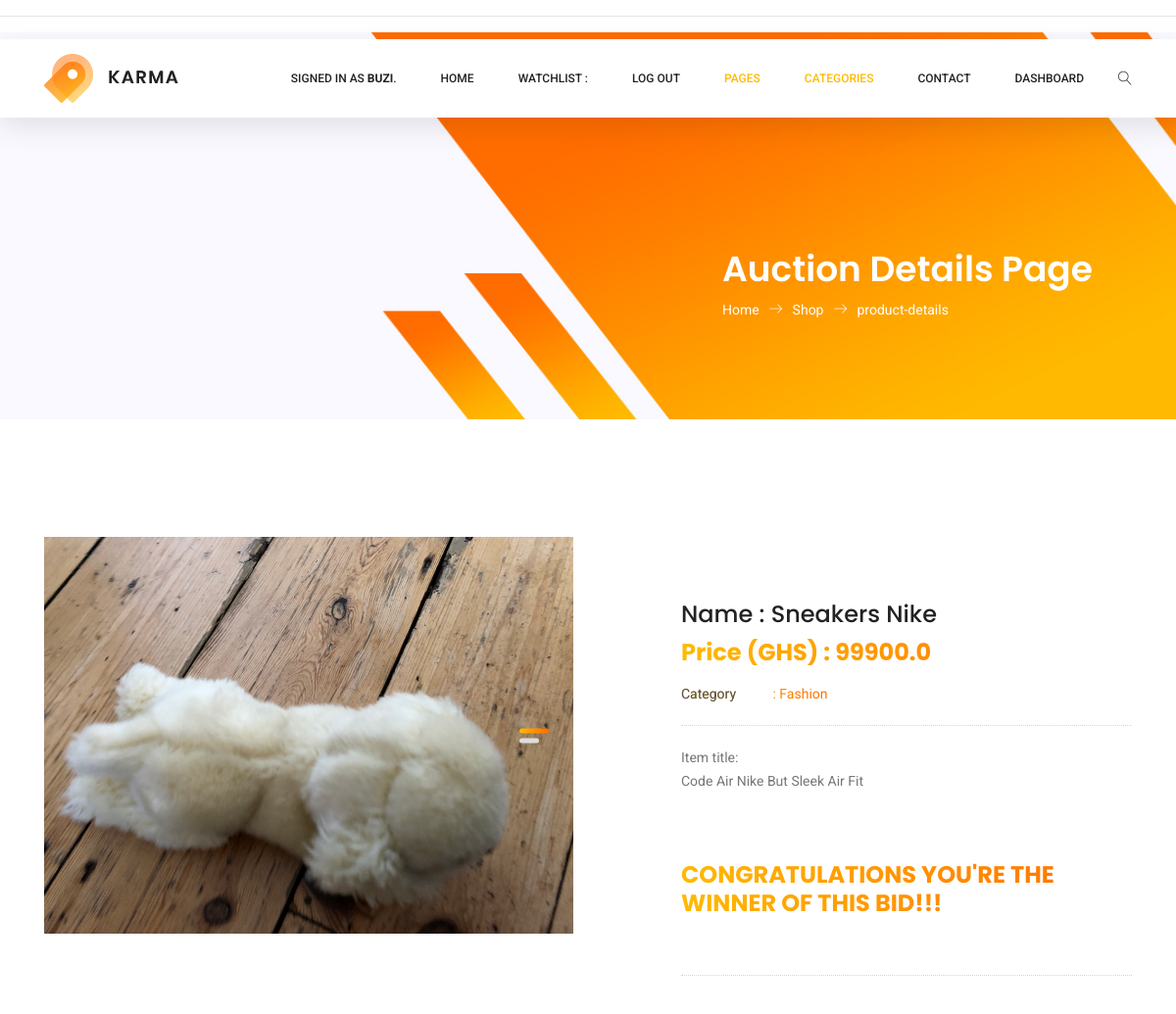
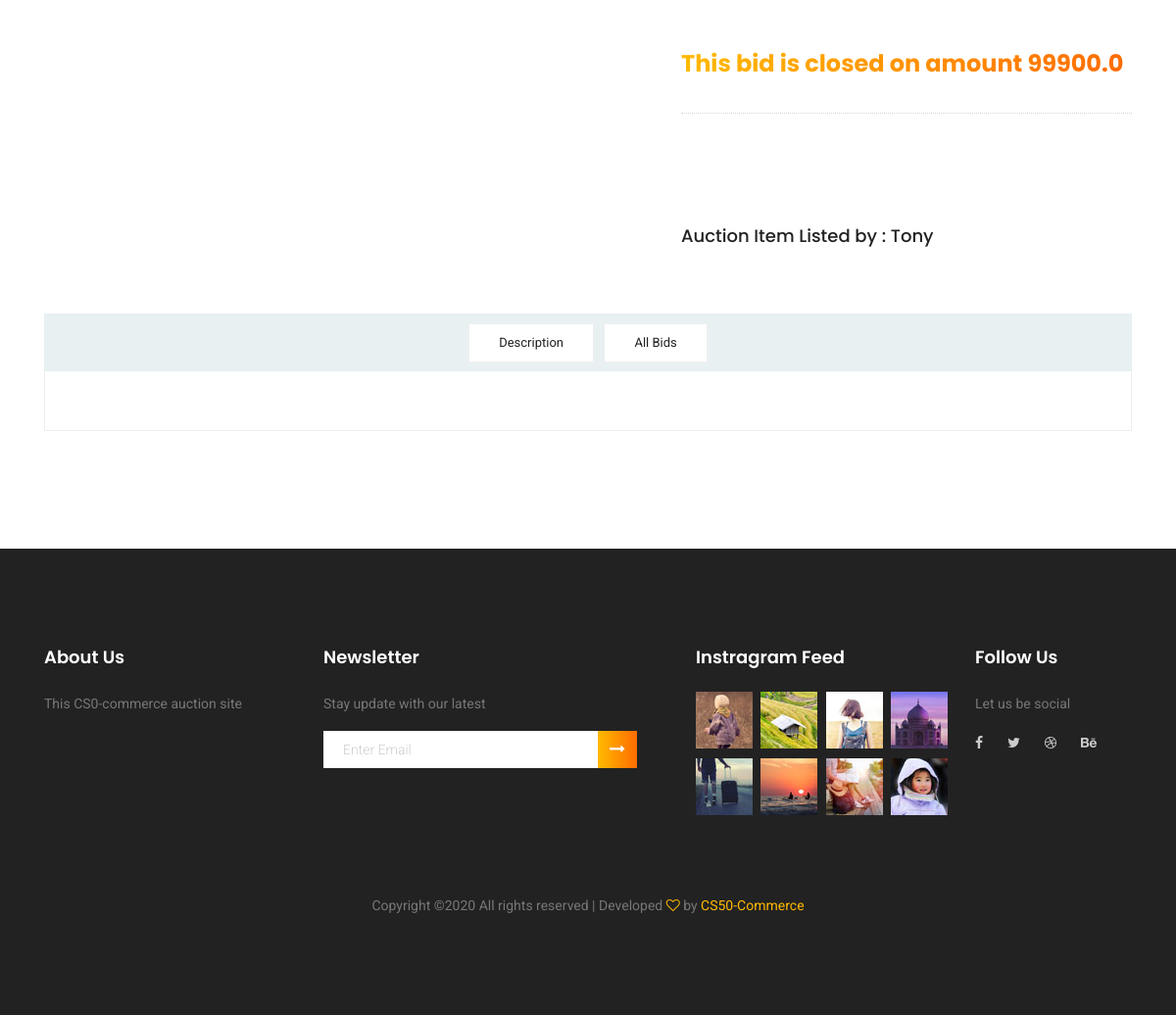
Screenshot of /viewwinner/15/99900.0 (signed in) with the database file from the repository (2 pictures, top to bottom).
### auctions/models.py (models this page shows, shortened)
class User(AbstractUser):
    pass

class Auction(models.Model):
    item_name = models.CharField(max_length=128)
    item_title = models.CharField(max_length=128)
    item_bid_price = models.FloatField(max_length=128)
    item_bid_initial = models.FloatField(max_length=128,null=True)
    item_description = models.CharField(max_length=256)
    item_category = models.CharField(max_length=128)
    item_image_url = models.FileField(upload_to='images/', null=True, verbose_name="")
    date_created = models.DateField(null=False, blank=False, auto_now=True)
    is_deleted = models.BooleanField(default=False)
    is_sold = models.BooleanField(default=False)
    user = models.ForeignKey(User, on_delete=models.CASCADE, blank=True,related_name="user")

### auctions/views.py (the view)
# urls.py: path("viewwinner/<int:auction_id>/<fbid_amount>", views.viewwinner, name="viewwinner"),
@login_required(login_url="login")
def viewwinner(request,auction_id,fbid_amount):
    user_id = request.session["user_id"]
    authdetails = User.objects.get(id=user_id)
    authUser = authdetails.username
    auction = Auction.objects.get(id=auction_id)
    listedby = auction.user.username
    allComments = Comments.objects.filter(is_deleted=False , auctionbc=auction.id)
    all_bids = Bidding.objects.filter(is_deleted=False, auctionbid=auction.id)
    try:
        winnerDetails = Bidding.objects.get(bid_amount=fbid_amount,auctionbid = auction.id,userb=authdetails)
    except Bidding.DoesNotExist:
        winnerDetails = None
    return render(request, "auctions/winner.html",{
          "auction": auction,
          "allComments": allComments,
          "all_bids": all_bids,
          "listedby": listedby,
          "authUser": authUser,
          "winnerDetails": winnerDetails,
          "fbid_amount": fbid_amount,
 })

### auctions/templates/auctions/winner.html (shortened to what this page needs)
{% extends "auctions/layout.html" %}
{% block body %}
<section class="banner-area organic-breadcrumb">
    <div class="container">
        <div class="breadcrumb-banner d-flex flex-wrap align-items-center justify-content-end">
            <div class="col-first">
                <h1>Auction Details Page</h1>
                <nav class="d-flex align-items-center">
                    <a href="index.html">Home<span class="lnr lnr-arrow-right"></span></a>
                    <a href="#">Shop<span class="lnr lnr-arrow-right"></span></a>
                    <a href="single-product.html">product-details</a>
                </nav>
            </div>
        </div>
    </div>
</section>
<div class="product_image_area">
    <div class="container">
        <div class="row s_product_inner">
            <div class="col-lg-6">
                <div class="s_Product_carousel">
                    {% if not auction.item_image_url %}
                    <div class="single-prd-item">
                        <img width="555" height="600"  src="static/img/noimage.png" alt="NO-IMAGE-AVAILABLE"/>
                    </div>
                    <div class="single-prd-item">
                        <img width="555" height="600"   src="static/img/noimage.png"  alt="NO-IMAGE-AVAILABLE"/>
                    </div>
                    {% else %}
                    <div class="single-prd-item">
                        <img width="555" height="600" class="img-fluid" src="{{MEDIA_URL }}{{auction.item_image_url}}" alt="">
                    </div>
                    {% endif %}
                </div>
            </div>
            <div class="col-lg-5 offset-lg-1">
                <div class="s_product_text">
                    <h3>Name : {{auction.item_name}} </h3>
                    <h2>Price (GHS) : {{auction.item_bid_price}}</h2>
                    <ul class="list">
                        <li><a class="active" href="#"><span>Category</span> : {{auction.item_category}}</a></li>
                    </ul>
                    <p>
                        Item title: <br/>
                        {{auction.item_title}}
                    </p>
                    {% if winnerDetails.userb.username == authUser  %}
                       <div class="card_area d-flex align-items-center blink_me">
                            <h2>CONGRATULATIONS YOU'RE THE WINNER OF THIS BID!!!</h2>
                       </div>
                    {% endif %}
                    <br/>
                    <p>
                        {% if listedby == authUser  %}
                        <div class="card_area d-flex align-items-center">
                             <h2>You have closed this Bid!!!!</h2>
                        </div>
                        {% else %}
                        <div class="card_area d-flex align-items-center">
                            <h2>This bid is closed on amount {{ fbid_amount }}</h2>
                       </div>
                     {% endif %}
                    </p>
                    <br/>
                    <h4>Auction Item Listed by :  {{listedby}}</h4>
                </div>
            </div>
        </div>
    </div>
</div>
<section class="product_description_area">
    <div class="container">
        <ul class="nav nav-tabs" id="myTab" role="tablist">
            <li class="nav-item">
                <a class="nav-link" id="home-tab" data-toggle="tab" href="#home" role="tab" aria-controls="home" aria-selected="true">Description</a>
            </li>
            <li class="nav-item">
                <a class="nav-link" id="all-bidders" data-toggle="tab" href="#allbidders" role="tab" aria-controls="home" aria-selected="true">All Bids</a>
            </li>
        </ul>
        <div class="tab-content" id="myTabContent">
        </div>
    </div>
</section>
{% endblock %}

### auctions/templates/auctions/layout.html (shortened to what this page needs)
{% load static %}
<!DOCTYPE html>
<html lang="en">
    <head>
    <link rel="stylesheet" href="{% static 'css/linearicons.css' %}">
	<link rel="stylesheet" href="{% static 'css/owl.carousel.css' %}">
	<link rel="stylesheet" href="{% static 'css/themify-icons.css' %}">
	<link rel="stylesheet" href="{% static 'css/font-awesome.min.css' %}">
	<link rel="stylesheet" href="{% static 'css/nice-select.css' %}">
	<link rel="stylesheet" href="{% static 'css/nouislider.min.css' %}">
	<link rel="stylesheet" href="{% static 'css/bootstrap.css' %}">
    <link rel="stylesheet" href="{% static 'css/main.css' %}">
    </head>
    <body>
        <header class="header_area sticky-header">
            <div class="main_menu">
                <nav class="navbar navbar-expand-lg navbar-light main_box">
                    <div class="container">
                        <a class="navbar-brand logo_h" href="index.html"><img src="img/logo.png" alt=""></a>
                        <div class="collapse navbar-collapse offset" id="navbarSupportedContent">
                            <ul class="nav navbar-nav menu_nav ml-auto">
                                <li class="nav-item">
                                    <a class="nav-link" href="#">
                                        {% if user.is_authenticated %}
                                        Signed in as <strong>{{ user.username }}</strong>.
                                    {% else %}
                                        Not signed in
                                    {% endif %}
                                    </a>
                                </li>
                                <li class="nav-item">
                                    <a class="nav-link" href="{% url 'index' %}">Home</a>
                                </li>
                                {% if user.is_authenticated %}
                                <li class="nav-item">
                                    <a class="nav-link" href="{% url 'viewuserswatchlist' %}">Watchlist : <b> {{request.session.countUsersWatchList}}</b> </a>
                                </li>
                                {% endif %}
                                {% if user.is_authenticated %}
                                <li class="nav-item">
                                    <a class="nav-link" href="{% url 'logout' %}">Log Out</a>
                                </li>
                            {% endif %}
                                <li class="nav-item submenu dropdown active">
                                    <a href="#" class="nav-link dropdown-toggle" data-toggle="dropdown" role="button" aria-haspopup="true"
                                     aria-expanded="false">Pages</a>
                                </li>
                                <li class="nav-item submenu dropdown active">
                                    <a href="#" class="nav-link dropdown-toggle" data-toggle="dropdown" role="button" aria-haspopup="true"
                                     aria-expanded="false">Categories</a>
                                </li>
                                <li class="nav-item"><a class="nav-link" href="#">Contact</a></li>
                                <li class="nav-item"><a class="nav-link" href="#">Dashboard</a></li>
                            </ul>
                            <ul class="nav navbar-nav navbar-right">
                                <li class="nav-item">
                                    <button class="search"><span class="lnr lnr-magnifier" id="search"></span></button>
                                </li>
                            </ul>
                        </div>
                    </div>
                </nav>
            </div>
        </header>
        <hr>
        {% block body %}
        {% endblock %}
<footer class="footer-area section_gap">
    <div class="container">
        <div class="row">
            <div class="col-lg-3  col-md-6 col-sm-6">
                <div class="single-footer-widget">
                    <h6>About Us</h6>
                    <p>
                       This CS0-commerce auction site
                    </p>
                </div>
            </div>
            <div class="col-lg-4  col-md-6 col-sm-6">
                <div class="single-footer-widget">
                    <h6>Newsletter</h6>
                    <p>Stay update with our latest</p>
                    <div class="" id="mc_embed_signup">
                        <form target="_blank" novalidate="true" action="#"
                         method="get" class="form-inline">
                            <div class="d-flex flex-row">
                                <input class="form-control" name="EMAIL" placeholder="Enter Email" onfocus="this.placeholder = ''" onblur="this.placeholder = 'Enter Email '"
                                 required="" type="email">
                                <button class="click-btn btn btn-default"><i class="fa fa-long-arrow-right" aria-hidden="true"></i></button>
                            </div>
                        </form>
                    </div>
                </div>
            </div>
            <div class="col-lg-3  col-md-6 col-sm-6">
                <div class="single-footer-widget mail-chimp">
                    <h6 class="mb-20">Instragram Feed</h6>
                    <ul class="instafeed d-flex flex-wrap">
                        <li><img src="static/img/i1.jpg" alt=""></li>
                        <li><img src="static/img/i2.jpg" alt=""></li>
                        <li><img src="static/img/i3.jpg" alt=""></li>
                        <li><img src="static/img/i4.jpg" alt=""></li>
                        <li><img src="static/img/i5.jpg" alt=""></li>
                        <li><img src="static/img/i6.jpg" alt=""></li>
                        <li><img src="static/img/i7.jpg" alt=""></li>
                        <li><img src="static/img/i8.jpg" alt=""></li>
                    </ul>
                </div>
            </div>
            <div class="col-lg-2 col-md-6 col-sm-6">
                <div class="single-footer-widget">
                    <h6>Follow Us</h6>
                    <p>Let us be social</p>
                    <div class="footer-social d-flex align-items-center">
                        <a href="#"><i class="fa fa-facebook"></i></a>
                        <a href="#"><i class="fa fa-twitter"></i></a>
                        <a href="#"><i class="fa fa-dribbble"></i></a>
                        <a href="#"><i class="fa fa-behance"></i></a>
                    </div>
                </div>
            </div>
        </div>
        <div class="footer-bottom d-flex justify-content-center align-items-center flex-wrap">
            <p class="footer-text m-0">
Copyright &copy;<script>document.write(new Date().getFullYear());</script> All rights reserved | Developed <i class="fa fa-heart-o" aria-hidden="true"></i> by <a href="#" target="_blank">CS50-Commerce</a>
</p>
        </div>
    </div>
</footer>
    </body>
</html>

### auctions/templates/auctions/layout.html (style rules this page uses)
.blink_me { animation: blinker 1s linear infinite; }

### rows the page displays
User: username "BUZI"
Auction: item_image_url (picture), item_name "Sneakers Nike", item_bid_price "99900.0", item_category "Fashion", item_title "Code Air Nike But Sleek Air Fit"
User: username "Tony"

### other values shown
{{ fbid_amount }} "99900.0"
